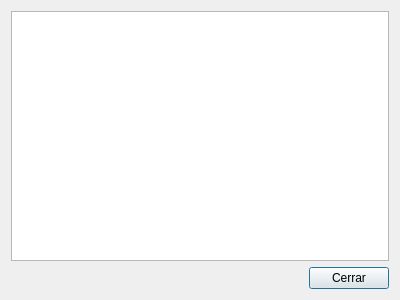
<?xml version="1.0" encoding="UTF-8"?>
<ui version="4.0">
 <class>MetadataDialog</class>
 <widget class="QDialog" name="MetadataDialog">
  <property name="geometry">
   <rect>
    <x>0</x>
    <y>0</y>
    <width>400</width>
    <height>300</height>
   </rect>
  </property>
  <property name="windowTitle">
   <string>Dialog</string>
  </property>
  <layout class="QGridLayout" name="gridLayout_2">
   <item row="0" column="0">
    <layout class="QGridLayout" name="gridLayout">
     <item row="1" column="1">
      <widget class="QPushButton" name="btnCerrar">
       <property name="text">
        <string>Cerrar</string>
       </property>
      </widget>
     </item>
     <item row="1" column="0">
      <spacer name="horizontalSpacer">
       <property name="orientation">
        <enum>Qt::Horizontal</enum>
       </property>
       <property name="sizeHint" stdset="0">
        <size>
         <width>40</width>
         <height>20</height>
        </size>
       </property>
      </spacer>
     </item>
     <item row="0" column="0" colspan="2">
      <widget class="QListWidget" name="listMetadata"/>
     </item>
    </layout>
   </item>
  </layout>
 </widget>
 <resources/>
 <connections>
  <connection>
   <sender>btnCerrar</sender>
   <signal>pressed()</signal>
   <receiver>MetadataDialog</receiver>
   <slot>close()</slot>
   <hints>
    <hint type="sourcelabel">
     <x>349</x>
     <y>278</y>
    </hint>
    <hint type="destinationlabel">
     <x>199</x>
     <y>149</y>
    </hint>
   </hints>
  </connection>
 </connections>
</ui>
